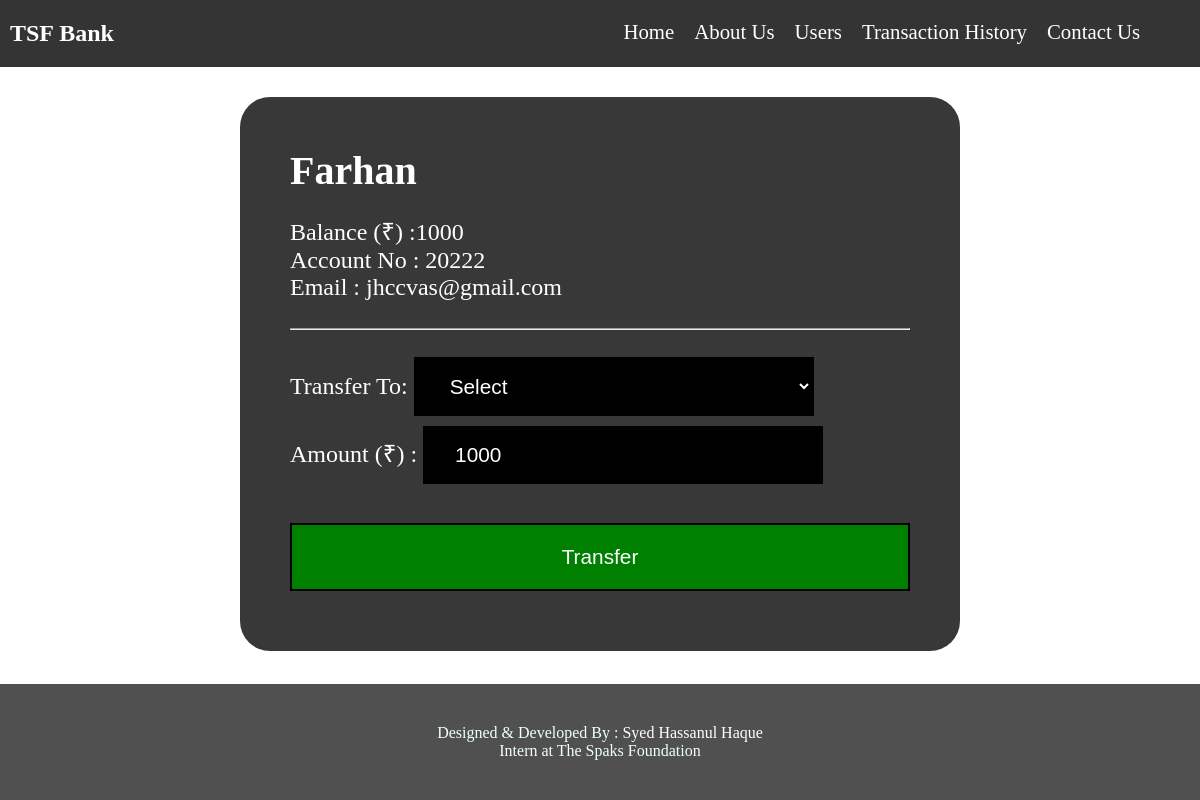
Screenshot of /user.php?acc=20222 with the database file from the repository.
### tables this page shows
CREATE TABLE `users` (
  `id` int(50) NOT NULL,
  `name` varchar(100) NOT NULL,
  `email` varchar(200) NOT NULL,
  `balance` int(100) NOT NULL,
  `acc` int(100) NOT NULL
);

### user.php (the view, shortened to what this page needs)
<!DOCTYPE html>
<html lang="en">
<head>
    <link rel="stylesheet" href="css/style.css">
    <link rel="stylesheet" href="css/phone.css">
    <link rel="stylesheet" href="css/card.css">
    <link rel="stylesheet" href="css/form.css">
    <link rel="stylesheet" href="css/alert.css">
</head>
<body>
<?php
     include 'components/dbconnect.php';
    include 'components/header.php'
    ?>
    <div class="container">
    <div class="card">
    <?php
if(isset($_GET['acc'])){
  $acc=$_GET['acc'];
  $sql="Select * from users where acc='$acc' ";
  $result=mysqli_query($conn,$sql);
  $row=mysqli_fetch_assoc($result);
  echo ' <h5 class="card-header">'.$row['name'].' </h5>
  <div class="card-body">
    <p class="card-title">Balance (₹) :'.$row['balance'].'  </p>
    <p class="card-text">Account No : '.$row['acc'].' </p>
    <p class="card-text">Email : '.$row['email'].' </p>';
}
?>
    <br>
    <hr>
    <br>
    <form action="transaction.php" method="post">
    <div class="form-block">
    <label for="name" class="form-label">Transfer To: </label>
    <select class="select" name="receiver_acc" id="receiver_acc" required>
  <option value="0">Select</option>
  </select>
  </div>
<div class="form-block">
<label for="amount">Amount (₹)  :</label>
    <input type="number" name="amount" id="amount" value="1000">
</div>
<br>
<div class="form-block">
  <button type="submit"><center>Transfer</center>   </button>
</div>
    </form>
  </div>
</div>
    </div>
<?php
    include 'components/footer.php'
    ?>
</body>
</html>

### css/style.css (style rules this page uses)
* { padding: 0; margin: 0; box-sizing: border-box; }
html { scroll-behavior: smooth; }
body { scroll-behavior: smooth; background-image: url('../img/bg.jpg'); width: 100vw; height: 100vh; background-size: cover; }
.container { width:100vw !important; }

### css/card.css (style rules this page uses)
.card { background: rgba(0, 0, 0, 0.781); padding: 50px; width: 60vw; margin: 30px auto; color: white; border-radius: 30px; }
.card-header { font-size: 2.5rem; font-weight: bold; margin-bottom: 20px; }
.card-body { font-size: 1.5rem; }

### css/form.css (style rules this page uses)
.form-block { margin-bottom: 10px; }
.select { width: 200px; background: black; color: white; padding: 15px 30px; font-size: 1.3rem; outline: none; border: 2px solid black; }
.select option { padding: 5px 15px; }
#amount { width: 200px; background: black; color: white; padding: 15px 30px; outline: none; font-size: 1.3rem; border: 2px solid black; }
.form-block button { display: block; width: 100%; margin: 2px auto; padding: 20px; color: white; background: green; text-decoration: none; border: 2px solid black; transition: all .5s linear; font-size: 1.3rem; }
@media screen and (min-width: 700px) { .select { width: 400px; } }
@media screen and (min-width: 700px) { #amount { width: 400px; } }

### rows the page displays
users: name "Farhan", balance "1000", acc "20222", email "jhccvas@gmail.com"
